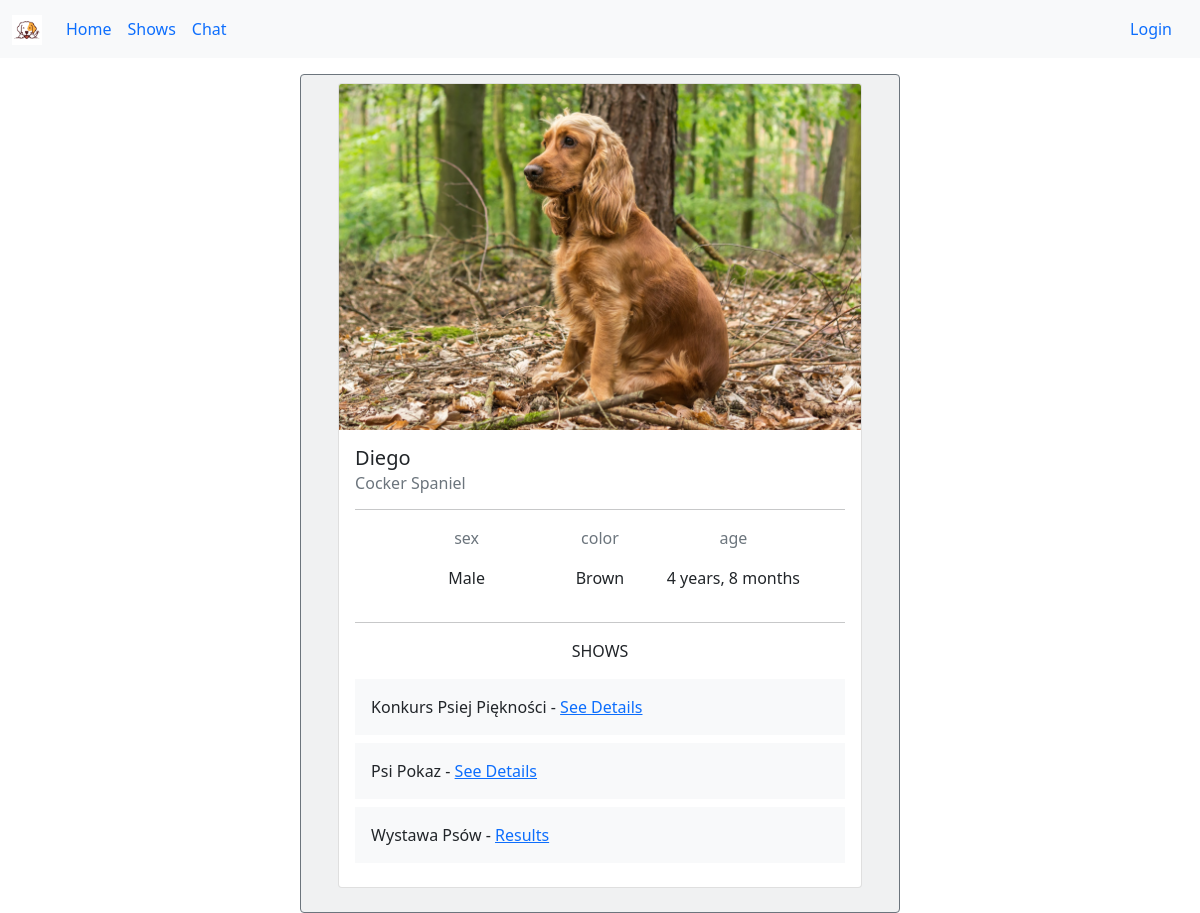
Page /dog-profile/38 on the committed database.
### base/models.py (models this page shows, shortened)
class Dog(models.Model):
    MALE = 'Male'
    FAMALE = 'Female'
    SEXES = [(MALE,'Male'), (FAMALE,'Female'),]
    name = models.CharField(max_length=100, blank=False)
    owner = models.ForeignKey(User, on_delete=models.CASCADE)
    race = models.CharField(max_length=100, null=True)
    sex = models.CharField(max_length=6, choices=SEXES, default=MALE)
    color = models.CharField(max_length=100, default='color')
    birthday = models.DateField(null=True)
    dog_img = models.ImageField(upload_to='static/img', default='img/dog_default.jpg')

class Show(models.Model):
    name = models.CharField(max_length=200, blank=False)
    date = models.DateTimeField(blank=False)
    address = models.CharField(max_length=200, blank=False)
    description = models.TextField()
    dogs = models.ManyToManyField(Dog, related_name='dogs', blank=True)
    referee1 = models.ForeignKey(User, related_name='referee1', on_delete=models.SET_NULL, null=True)
    referee2 = models.ForeignKey(User, related_name='referee2', on_delete=models.SET_NULL, null=True)
    referee3 = models.ForeignKey(User, related_name='referee3', on_delete=models.SET_NULL, null=True)
    active = models.BooleanField(default=False)
    finished = models.BooleanField(default=False)
    class Meta:
        ordering = ['finished', '-date']

### base/views.py (the view)
# urls.py: path('dog-profile/<str:pk>', views.dogProfile, name='dog-profile'),
def dogProfile(request, pk):
    dog = Dog.objects.get(id=pk)
    shows = list(Show.objects.filter(dogs = dog))
    context = {
        "dog": dog, "shows": shows,
        }
    return render(request, 'base/dog_profile.html', context)

### base/templates/base/dog_profile.html (shortened to what this page needs)
{% extends 'main.html' %}
{% load static %}
{% block content %}
<div class="p-2 bg-secondary bg-opacity-10 border border-secondary border-opacity-50 rounded mx-auto" style="width: 50%;">
    <div class="card mx-auto" style="width: 90%;">
        {% if dog.dog_img == 'img/dog_default.jpg' %}
        <img src="{% static 'img/dog_default.jpg' %}" class="card-img-top" alt="..." >
        {% else %}
        <img src="{{dog.dog_img.url}}" class="card-img-top" alt="..." >
        {% endif %}
        <div class="card-body">
          <h5 class="card-title">{{dog.name}}</h5>
          <h6 class="card-subtitle mb-2 text-muted">{{dog.race}}</h6>
          <hr>
          <div class="info-table">
          <p class="text-center text-muted">sex</p>
          <p class="text-center text-muted">color</p>
          <p class="text-center text-muted">age</p>
          <p class="text-center text-dark">{{dog.sex}}</p>
          <p class="text-center ">{{dog.color}}</p>
          <p class="text-center text-dark">{{dog.birthday|timesince}}</p>
          </div>
          <hr>
          <p class="text-center">SHOWS</p>
          {% for show in shows %}
          {% if show.finished %}
          <p class="p-3 mb-2 bg-light text-dark">{{show.name}} - <a href="{% url 'shows-details' show.id %}">Results</a></p>
          {% else %}
          <p class="p-3 mb-2 bg-light text-dark">{{show.name}} - <a href="{% url 'shows-details' show.id %}">See Details</a></p>
          {% endif %}
          {% endfor %}
      </div>
</div>
{% endblock content %}

### base/templates/base/dog_profile.html (style rules this page uses)
.info-table { display: grid; grid-template-columns: 1fr 1fr 1fr; justify-self: center; }

### rows in the picture
Dog: dog_img (picture), name "Diego", race "Cocker Spaniel", sex "Male", color "Brown", birthday "4 years, 8 months"
Show: name "Konkurs Psiej Piękności"
Show: name "Psi Pokaz"
Show: name "Wystawa Psów"
